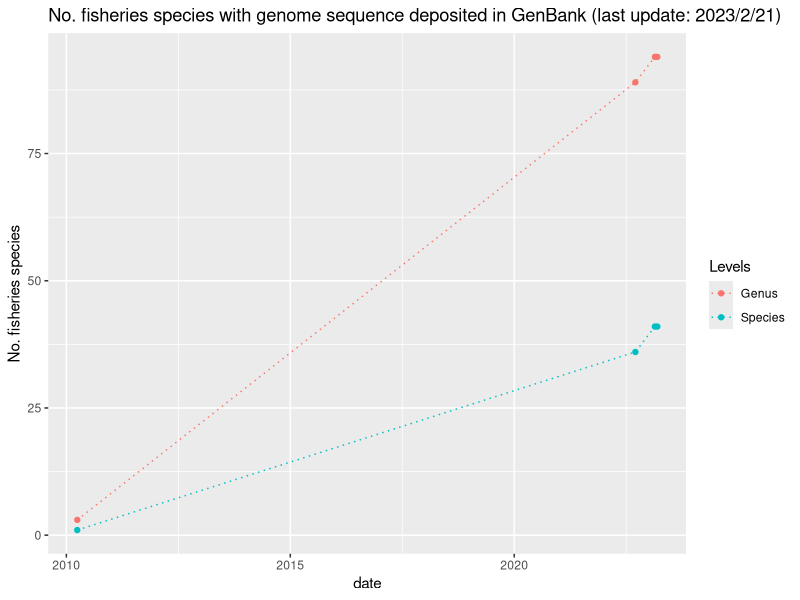

Recreate this plot in R.
#plot.no_genome_deposited.R


library(tidyverse)
library(lubridate)

list20220915 <- read_csv("aquatic_organism_genome_size_2022_0915.csv")
list20230221 <- read_csv("aquatic_organism_genome_size_2023_0221.csv")
list20230313 <- read_csv("aquatic_organism_genome_size_2023_0313.csv")


No_sp_genome_20100331 <- 1
No_sp_genome_20220915 <- sum(!is.na(list20220915$Species_genome_size)) 
No_sp_genome_20230221 <- sum(!is.na(list20230221$Species_genome_size)) 
No_sp_genome_20230313 <- sum(!is.na(list20230313$Species_genome_size)) 

No_sp_genus_20100331 <- 3
No_genus_genome_20220915 <- sum(!is.na(list20220915$Genus_genome_size)) 
No_genus_genome_20230221 <- sum(!is.na(list20230221$Genus_genome_size)) 
No_genus_genome_20230313 <- sum(!is.na(list20230313$Genus_genome_size)) 


genome_chronology <- tibble(
  date = c(ymd("2010-03-31"), ymd("2022-09-15"), ymd("2023-02-21"),ymd("2023-03-13")), 
  Species = c(No_sp_genome_20100331, No_sp_genome_20220915,No_sp_genome_20230221,No_sp_genome_20230313),
  Genus = c(No_sp_genus_20100331, No_genus_genome_20220915, No_genus_genome_20230221,No_genus_genome_20230313)
            )


genome_chronology <- genome_chronology %>% tidyr::gather(Levels, Value, -date) 


plot_sp_level <- ggplot(data = genome_chronology, aes(x=date, y = Value, color=Levels, group=Levels)) + 
  geom_point() + 
  geom_line(linetype = "dotted") +
  labs(y="No. fisheries species", title="No. fisheries species with genome sequence deposited in GenBank (last update: 2023/2/21)")

png("No_sp_genome_deposited.png", width = 600, height = 400)
plot_sp_level
dev.off()
